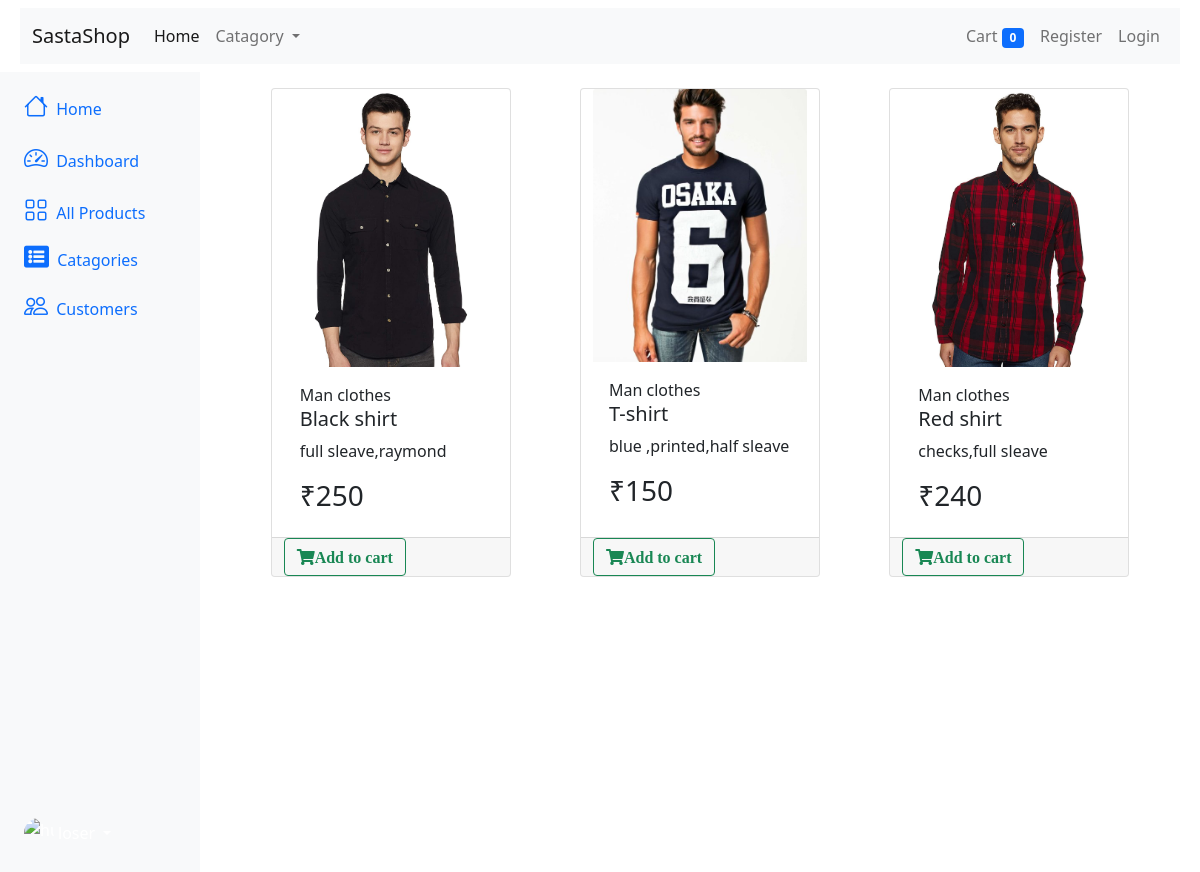
The app's page /?category=2 with its own data.
### store/models.py (models this page shows, shortened)
class Product(models.Model):
    name = models.CharField(max_length=50)
    price = models.IntegerField(default=0)
    description = models.CharField(max_length=100,default='')
    image = models.ImageField(upload_to='uploads/products/')
    catagory = models.ForeignKey(Catagory,on_delete=models.CASCADE,default=1)
    def __str__(self):
        return self.name
    @staticmethod
    def getAllproductsByCategoryId(catagory_id):
        if catagory_id:
            return Product.objects.filter(catagory=catagory_id)
        else:
            Product.getAllproducts()

class Catagory(models.Model):
    name = models.CharField(max_length=20)
    def __str__(self):
        return self.name
    @staticmethod
    def getAllcatagories():
        return Catagory.objects.all()

### store/views.py (the view, shortened to what this page needs)
# urls.py: path('',Index.as_view(),name="index"),
class Index(View):
    def get(self,request):
        cart = request.session.get('cart')
        if not cart:
            request.session['cart'] = {}
        products = None
        user = request.session.get('user')
        category = request.GET.get('category')
        print(category )
        if category:
            products = Product.getAllproductsByCategoryId(category)
        else:
            products = Product.getAllproducts()
        catagories = Catagory.getAllcatagories()
        context={ 'products':products,'catagories':catagories,'user':user}
        return render(request,"store/index.html",context)

### store/templatetags/cart.py (called while the page is built)
@register.filter(name='is_in_cart')
def is_in_cart(product,cart):
    keys = cart.keys()
    for id in keys:
        if int(id) == product.id:
            return True
    print(product,cart)
    return False

@register.filter(name='currency')
def currency(number):
    return "₹"+str(number)

### store/templates/store/index.html (shortened to what this page needs)
{% extends 'store/main.html' %} {% block content %} {% load cart %}
<div class="container-fluid">
  {% include 'store/navbar.html' %}
  <div class="row flex-nowrap">
    <div class="col-auto col-md-3 col-xl-2 px-sm-2 px-0 bg-light">
      <div
        class="
          d-flex
          flex-column
          align-items-center align-items-sm-start
          px-3
          pt-2
          text-white
          min-vh-100
        "
      >
        <ul
          class="
            nav nav-pills
            flex-column
            mb-sm-auto mb-0
            align-items-center align-items-sm-start
          "
          id="menu"
        >
          <li class="nav-item">
            <a href="#" class="nav-link align-middle px-0">
              <i class="fs-4 bi-house"></i>
              <span class="ms-1 d-none d-sm-inline">Home</span>
            </a>
          </li>
          <li>
            <a
              href="#submenu1"
              data-bs-toggle="collapse"
              class="nav-link px-0 align-middle"
            >
              <i class="fs-4 bi-speedometer2"></i>
              <span class="ms-1 d-none d-sm-inline">Dashboard</span>
            </a>
          </li>
          <li>
            <a href="/" class="nav-link px-0 align-middle">
              <i class="fs-4 bi-grid"></i>
              <span class="ms-1 d-none d-sm-inline">All Products</span></a
            >
          </li>
          <li>
            <a
              href="#submenu2"
              data-bs-toggle="collapse"
              class="nav-link px-0 align-middle"
            >
              <i
                class="fa fa-list-alt"
                style="font-size: 25px"
                aria-hidden="true"
              ></i>
              <span class="ms-1 d-none d-sm-inline">Catagories</span></a
            >
          </li>
          <li>
            <a href="#" class="nav-link px-0 align-middle">
              <i class="fs-4 bi-people"></i>
              <span class="ms-1 d-none d-sm-inline">Customers</span>
            </a>
          </li>
        </ul>
        <div class="dropdown pb-4">
          <a
            href="#"
            class="
              d-flex
              align-items-center
              text-white text-decoration-none
              dropdown-toggle
            "
            id="dropdownUser1"
            data-bs-toggle="dropdown"
            aria-expanded="false"
          >
            <img
              src="https://github.com/mdo.png"
              alt="hugenerd"
              width="30"
              height="30"
              class="rounded-circle"
            />
            <span class="d-none d-sm-inline mx-1">loser</span>
          </a>
        </div>
      </div>
    </div>
    <div class="col py-3">
      <div class="container-fluid">
        <div class="row mx-auto">
          {% for product in products %}
          <div
            class="card mx-auto mb-3 rounded"
            id="{{product.id}}"
            style="width: 15rem"
          >
            <img
              src="{{ product.image.url }}"
              class="card-img-top"
              alt="image"
            />
            <div class="card-body">
              {{ product.catagory }}
              <h5 class="card-title">{{ product.name }}</h5>
              <p class="card-text">{{ product.description }}</p>
              <h3 class="card-title">{{ product.price|currency }}</h3>
            </div>
            <div class="card-footer p-0 row no-gutters">
              {% if product|is_in_cart:request.session.cart %}
              <div class="row">
                <form
                  action="/#{{ product.id }}"
                  method="POST"
                  class="col-lg-2"
                >
                  {% csrf_token %}
                  <input
                    type="text"
                    value="{{ product.id }}"
                    name="product"
                    hidden
                  />
                  <input type="text" value="True" name="remove" hidden />
                  <input
                    type="submit"
                    value=" - "
                    class="btn btn-block btn-secondary"
                  />
                </form>
                <div class="text-center col">
                  {{ product|cart_qty:request.session.cart}} in cart
                </div>
                <form
                  action="/#{{ product.id }}"
                  method="POST"
                  class="col-lg-2"
                >
                  {% csrf_token %}
                  <input
                    type="text"
                    value="{{ product.id }}"
                    name="product"
                    hidden
                  />
                  <input
                    type="submit"
                    value=" + "
                    class="btn btn-block btn-secondary"
                  />
                </form>
              </div>
              {% else %}
              <form
                action="/#{{ product.id }}"
                method="POST"
                name="cart_form"
                id="myform"
              >
                <button type="submit" id="add" class="btn btn-outline-success">
                  <i class="fas fa-shopping-cart">Add to cart</i>
                </button>
              </form>
              {% endif %}
            </div>
          </div>
          {% endfor %}
        </div>
      </div>
    </div>
  </div>
</div>
{% endblock content %}

### records on screen
Product: {{ product.id }} 1 (drawn), image (picture), catagory "Man clothes", name "Black shirt", description "full sleave,raymond", price "₹250"
Product: image (picture), catagory "Man clothes", name "T-shirt", description "blue ,printed,half sleave", price "₹150"
Product: image (picture), catagory "Man clothes", name "Red shirt", description "checks,full sleave", price "₹240"

### other values on screen
{{ request.session.cart.keys|length }} "0"
